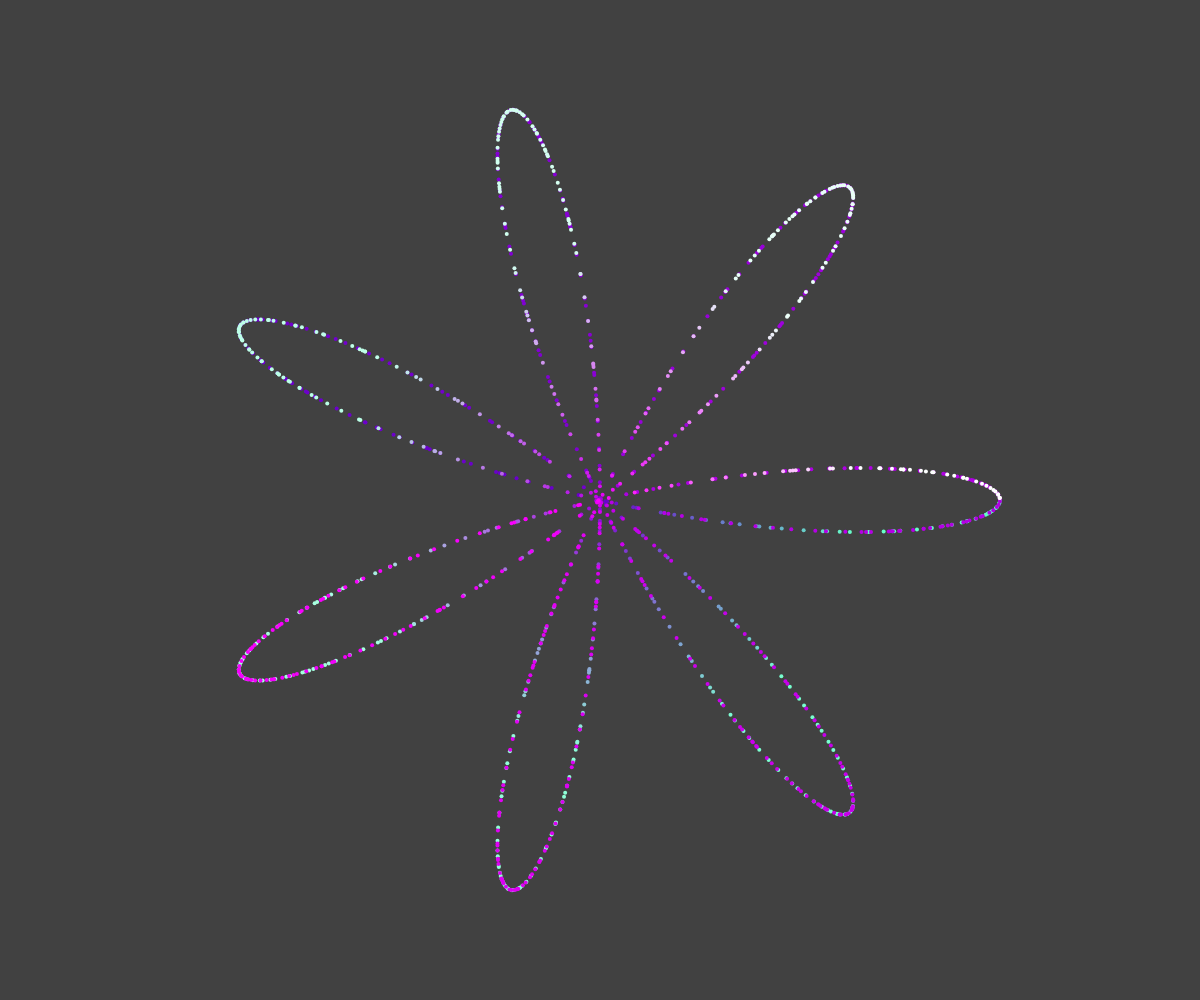
Frame 1 (no input)
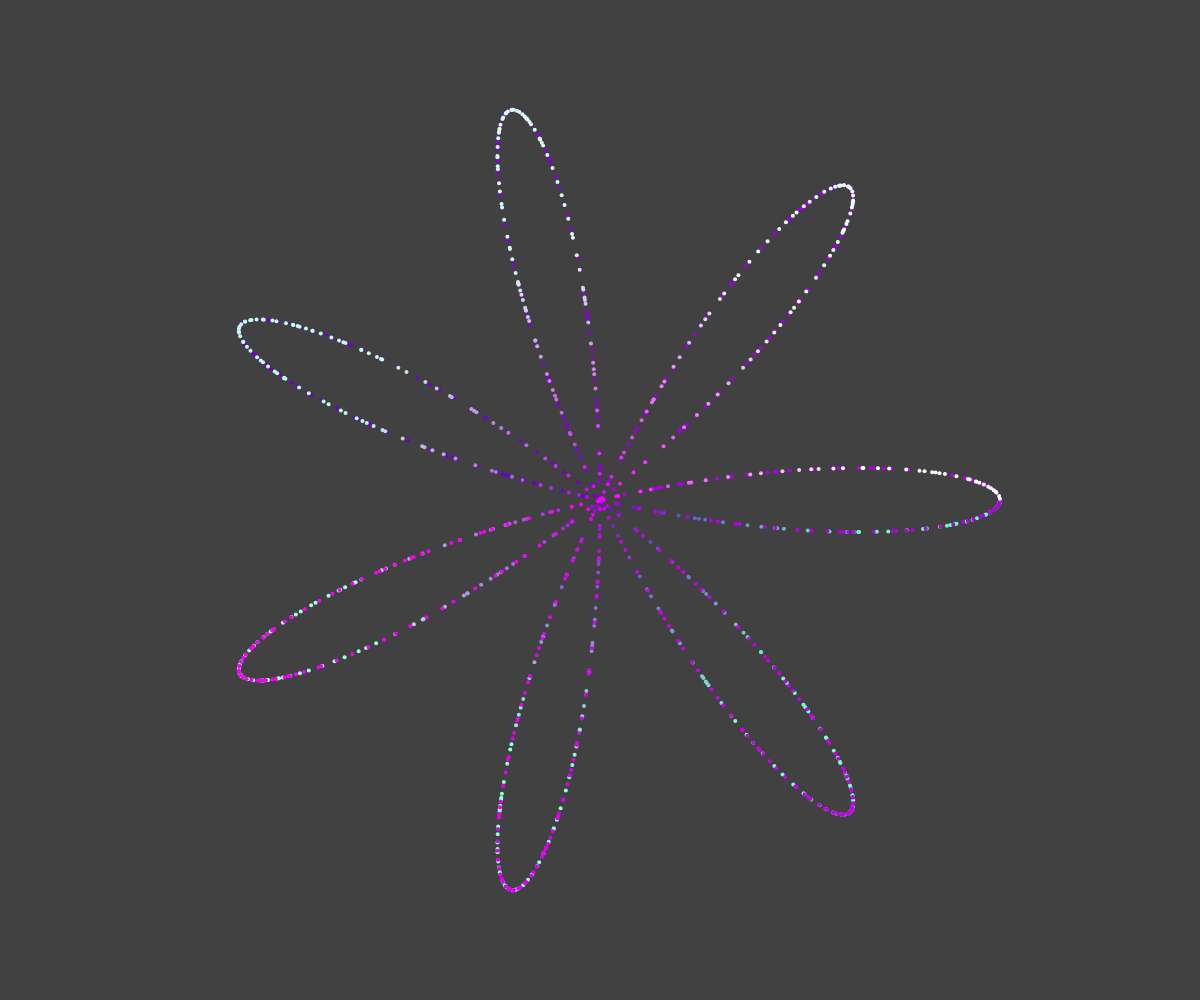
Frame 60 (no input)
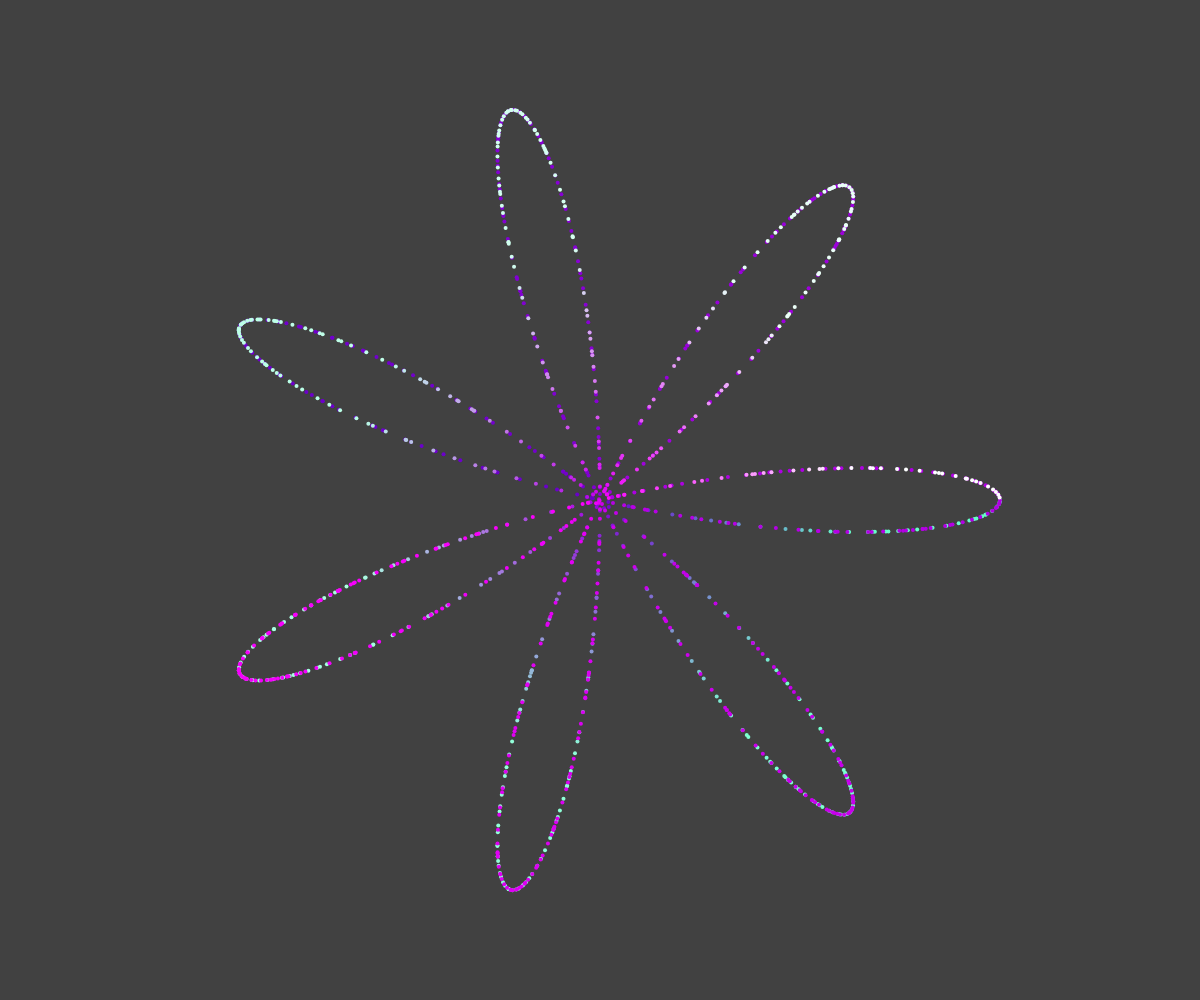
Frame 120 (the mouse pressed at the canvas centre since frame 60)

The p5.js sketch that drew these frames (run headless with seeded random() and noise() and a simulated clock; from frame 60 on, the mouse is pressed at the canvas centre):

// p5.js sketch
// ── sketch.js
function setup() {
	createCanvas(windowWidth, windowHeight);
}

const EXPAND = 400;

//https://en.wikipedia.org/wiki/Rose_(mathematics)
function draw() {
	background(65);

	translate(width/2, height/2);

	for( let ang = 0; ang < 2*PI; ang += random()/100 ){
		var r = EXPAND * cos(7*ang);
		var x = r * cos(ang);
		var y = r * sin(ang);

		stroke(map(ang, 0, 2*PI, 100, 255), r, map(ang, 0, 2*PI, 200, 255));
		strokeWeight(4);
		point(x,y);
	}
}
